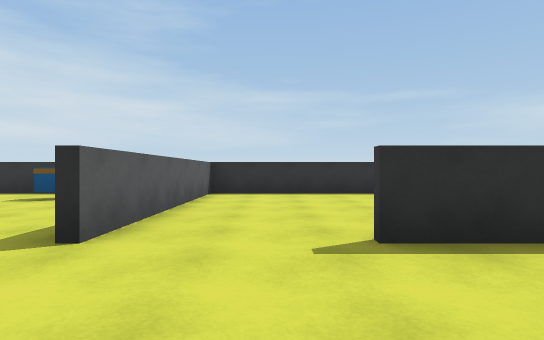
view 1 (above)

18 first-person views from a walk through a 3-D level made in the Unity game engine. The camera is 1.2 m above the floor, looks level and sees 80° across. The floor is counted in squares, 2 m on a side. Each view is taken from the middle of a square. On the plan, view 1 faces up. The plan holds only what a view shows up to about 10 squares ahead; the rest is blank. The place goes on beyond the plan.

view 2
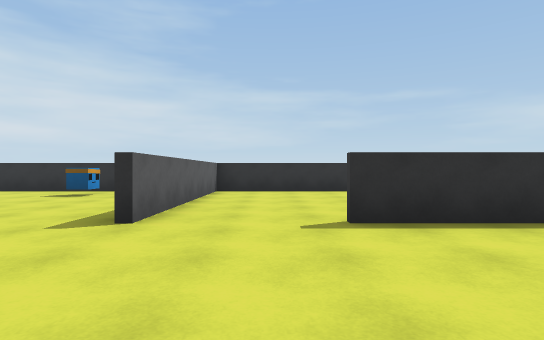

view 3
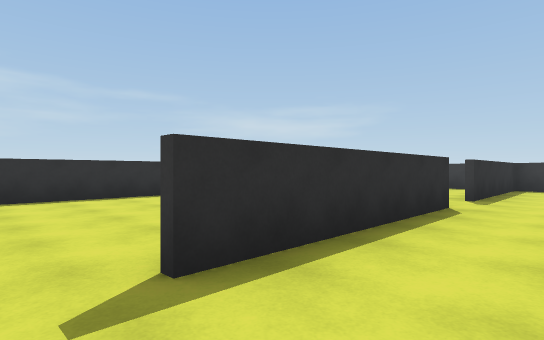

view 4
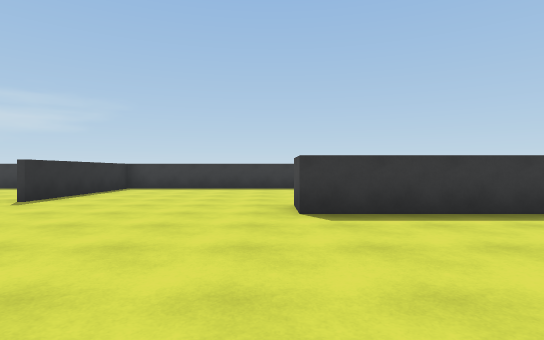

view 5
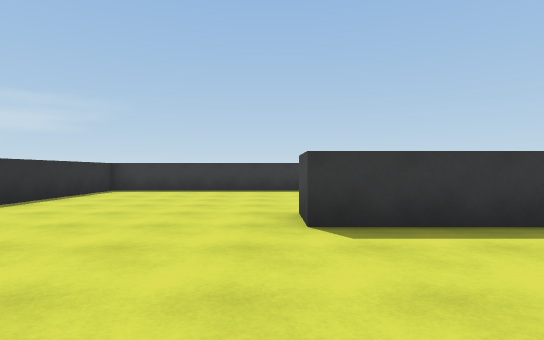

view 6
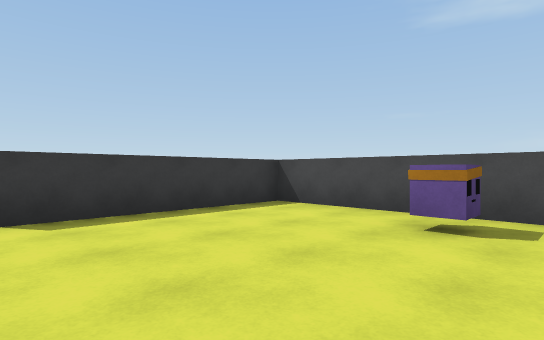

view 7
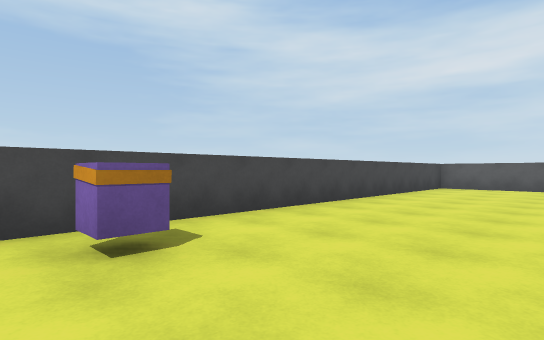

view 8
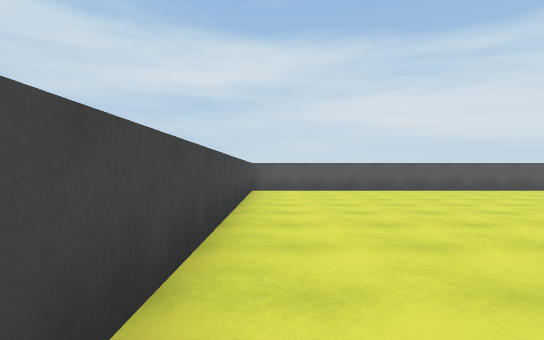

view 9
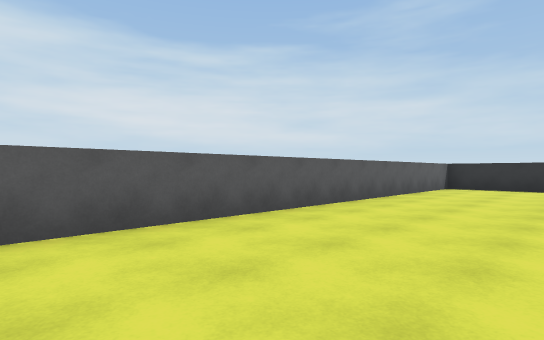

view 10
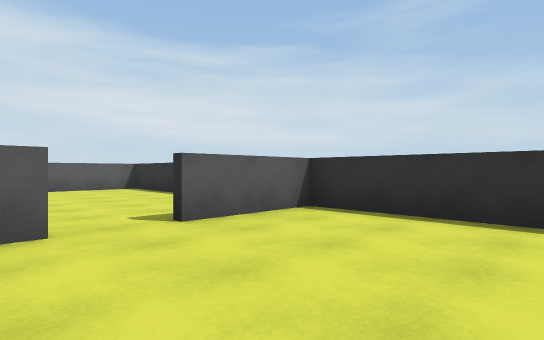

view 11
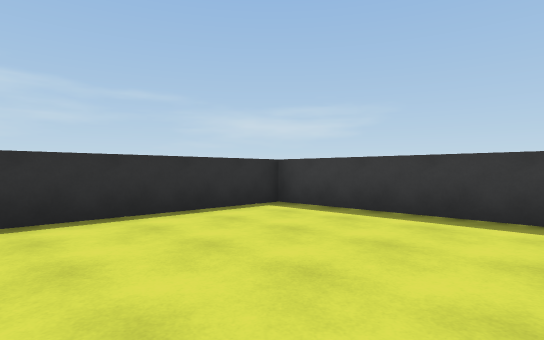

view 12
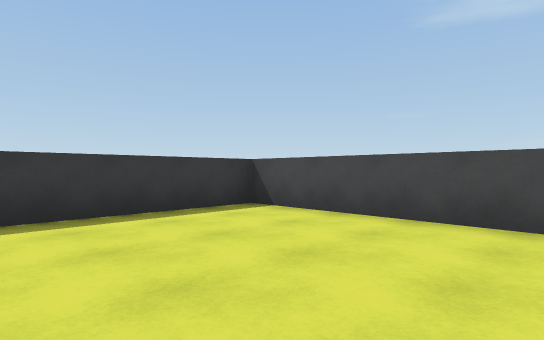

view 13
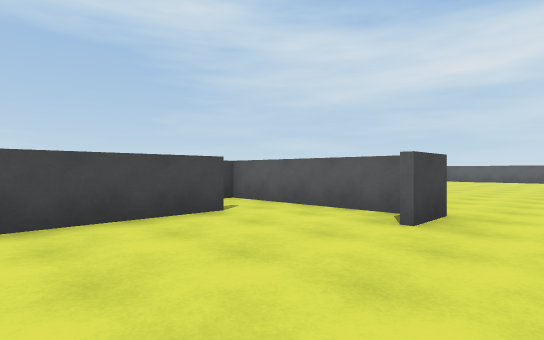

view 14
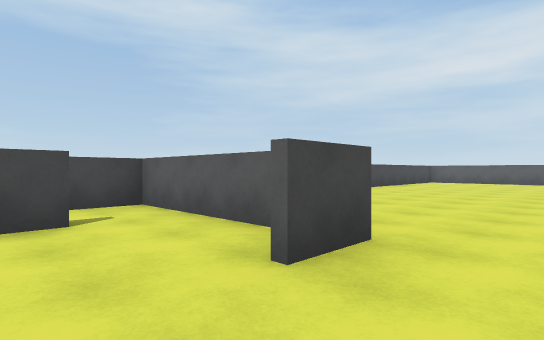

view 15
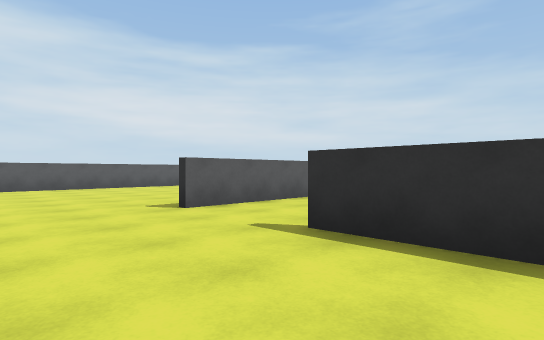

view 16
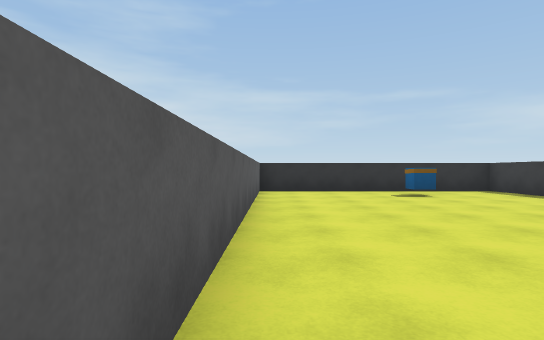

view 17
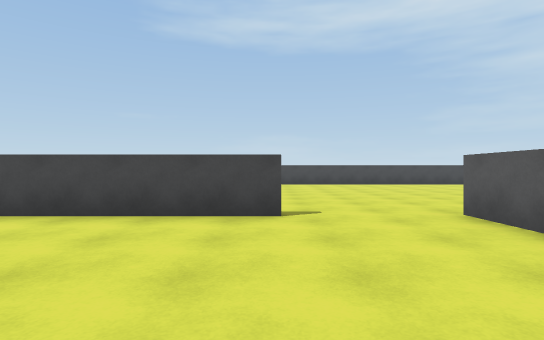

view 18
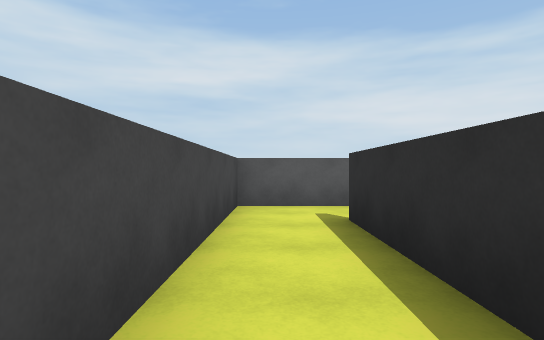

### Floor plan
Points are (right, up) in squares from view 1. A wall is a line through its corners. A room is listed if a view was taken in it or the views show most of it. See-through windows are left out.
Room 1 (views 1, 2, 3, 4, 5, 6, 7, 8, 9, 12, 13, 14, 15, 16)
walls: (-1.6, 3.6) (-1.6, 2.6); (5.6, 2.6) (0.9, 2.6); (5.6, -2.9) (5.6, -5.6); (-1.8, 6.4) (-1.8, 8.3) (-8.4, 8.3); (5.4, -6.6) (5.4, -2.4) (6.5, -2.4); (7, -4.9) (11.5, -4.9) (11.5, 2.6) (7, 2.6); (-8, -6.6) (4.9, -6.6); (-8.3, 7.9) (-8.3, -6.6)
ways out: opening at (6.5, 3) to room 2; opening at (-0.5, 3) to room 3; opening at (6.5, -5) to room 4
objects: other object (-5, 7); other object (2, -6)
Room 2 (views 10, 11)
walls: (11.5, 4.4) (11.5, 8.3) (5.6, 8.3) (5.6, 5.9)
ways out: opening at (6.5, 3) to room 1; opening at (5, 5) to room 3
Room 3 (view 17)
walls: (3.6, 8.3) (-1.6, 8.3) (-1.6, 3.6); (0.9, 2.8) (4.6, 2.8)
ways out: opening at (-0.5, 3) to room 1; opening at (5, 5) to room 2
Room 4 (view 18)
walls: (10, -5.1) (7.1, -5.1); (5.6, -5.6) (5.6, -6.6); (4.9, -6.6) (10.4, -6.6)
ways out: opening at (6.5, -5) to room 1

Where each view was taken, in squares from view 1:
view 1: 0 up, 0 right, facing up
view 2: 1 down, 0 right, facing up
view 3: 1 up, 0 right, facing up-right
view 4: 2 down, 1 right, facing right
view 5: 2 down, 2 right, facing right
view 6: 2 down, 1 right, facing down-right
view 7: 3 down, 3 right, facing down-left
view 8: 6 down, 1 right, facing left
view 9: 3 down, 5 left, facing up-left
view 10: 4 up, 9 right, facing up-left
view 11: 4 up, 7 right, facing up-right
view 12: 1 down, 7 right, facing down-right
view 13: 1 down, 10 right, facing down-left
view 14: 1 down, 8 right, facing down-left
view 15: 0 up, 3 right, facing up-left
view 16: 1 down, 8 left, facing up
view 17: 7 up, 1 right, facing down
view 18: 6 down, 11 right, facing left
